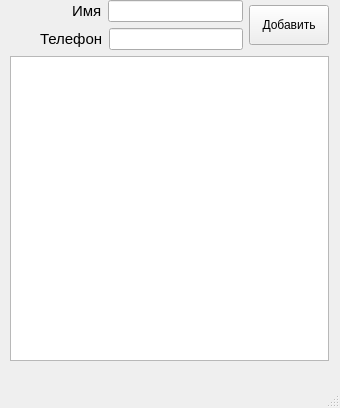
<?xml version="1.0" encoding="UTF-8"?>
<ui version="4.0">
 <class>MainWindow</class>
 <widget class="QMainWindow" name="MainWindow">
  <property name="geometry">
   <rect>
    <x>0</x>
    <y>0</y>
    <width>340</width>
    <height>408</height>
   </rect>
  </property>
  <property name="windowTitle">
   <string>Записная книжка</string>
  </property>
  <widget class="QWidget" name="centralwidget">
   <widget class="QWidget" name="verticalLayoutWidget_2">
    <property name="geometry">
     <rect>
      <x>10</x>
      <y>0</y>
      <width>319</width>
      <height>361</height>
     </rect>
    </property>
    <layout class="QVBoxLayout" name="verticalLayout_4">
     <item>
      <layout class="QHBoxLayout" name="horizontalLayout_3">
       <item>
        <layout class="QVBoxLayout" name="verticalLayout_3">
         <item>
          <layout class="QHBoxLayout" name="horizontalLayout">
           <item>
            <spacer name="horizontalSpacer">
             <property name="orientation">
              <enum>Qt::Horizontal</enum>
             </property>
             <property name="sizeType">
              <enum>QSizePolicy::Maximum</enum>
             </property>
             <property name="sizeHint" stdset="0">
              <size>
               <width>62</width>
               <height>20</height>
              </size>
             </property>
            </spacer>
           </item>
           <item>
            <widget class="QLabel" name="label_1">
             <property name="font">
              <font>
               <pointsize>11</pointsize>
              </font>
             </property>
             <property name="text">
              <string>Имя</string>
             </property>
            </widget>
           </item>
           <item>
            <widget class="QLineEdit" name="contactName">
             <property name="minimumSize">
              <size>
               <width>0</width>
               <height>0</height>
              </size>
             </property>
            </widget>
           </item>
          </layout>
         </item>
         <item>
          <layout class="QHBoxLayout" name="horizontalLayout_2">
           <item>
            <spacer name="horizontalSpacer_2">
             <property name="orientation">
              <enum>Qt::Horizontal</enum>
             </property>
             <property name="sizeType">
              <enum>QSizePolicy::Maximum</enum>
             </property>
             <property name="sizeHint" stdset="0">
              <size>
               <width>30</width>
               <height>20</height>
              </size>
             </property>
            </spacer>
           </item>
           <item>
            <widget class="QLabel" name="label_2">
             <property name="font">
              <font>
               <pointsize>11</pointsize>
              </font>
             </property>
             <property name="text">
              <string>Телефон</string>
             </property>
            </widget>
           </item>
           <item>
            <widget class="QLineEdit" name="contactNumber"/>
           </item>
          </layout>
         </item>
        </layout>
       </item>
       <item>
        <widget class="QPushButton" name="addContactBtn">
         <property name="sizePolicy">
          <sizepolicy hsizetype="Preferred" vsizetype="Minimum">
           <horstretch>0</horstretch>
           <verstretch>0</verstretch>
          </sizepolicy>
         </property>
         <property name="maximumSize">
          <size>
           <width>16777215</width>
           <height>40</height>
          </size>
         </property>
         <property name="text">
          <string>Добавить</string>
         </property>
        </widget>
       </item>
      </layout>
     </item>
     <item>
      <widget class="QListWidget" name="contactList"/>
     </item>
    </layout>
   </widget>
  </widget>
  <widget class="QMenuBar" name="menubar">
   <property name="geometry">
    <rect>
     <x>0</x>
     <y>0</y>
     <width>340</width>
     <height>21</height>
    </rect>
   </property>
  </widget>
  <widget class="QStatusBar" name="statusbar"/>
 </widget>
 <resources/>
 <connections/>
</ui>
